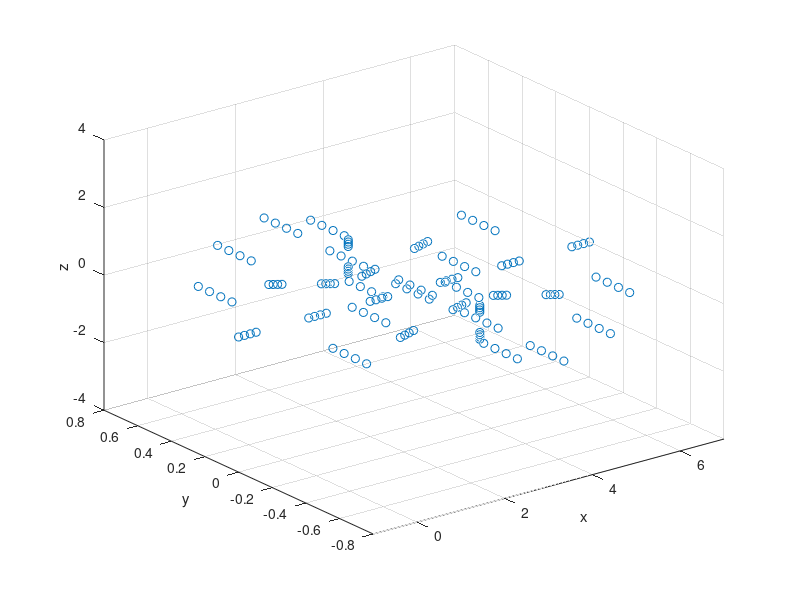

Recreate this plot in MATLAB.
% Mesh generator, ME 280a HW 5
clear all

Nt = 3;                             % number of layers
No = 8;                             % number of elements in theta
Nc = 4;                             % number of elements in circum

if mod(No, 2) ~= 0
    disp('No must be even!')
end

num_nodes_per_elem = 4;             % linear elements

R = 1;                              % radius of each arch
r = 0.3;                            % radius of inner hole
t = 0.2;                            % thickness of the tube wall

layer_thickness = t / (Nt);         % thickness of each ring
angle = (2*pi) / Nc;                % angle in horizontal plane



% global node numbering begins on the inner surface, and moves clockwise
% until reaching the outer surface

% each row represents one coordinate of a global node
coordinates = zeros(Nt * Nc, 3);
Angle = pi / (No / 2);

k = 1; % index for coordinate row
x = 0;
y = 0;
z = 0;

Theta = 0;  % angle in each plane

% find the x-coordinates of the No + 1 slices
x_centers = zeros(1, No + 1);
x_centers(1) = x;

theta_inc = pi / (No / 2);
theta = theta_inc;

% in the first half of the tube
for i = 2:((No/2) + 1)
    x_centers(i) = x_centers(1) + (R + t + r) * (1 - cos(theta));
    theta = theta + theta_inc;
end

% in the second half of the tube
j = i + 1;
second_part_start = x_centers(i);
for l = 2:((No/2) + 1)
    x_centers(j) = second_part_start + x_centers(l);
    j = j + 1;
end



% create a vector of the y-coordinates
z_centers = zeros(1, No + 1);
z_centers(1) = z;
theta = theta_inc;

% in the first half of the tube
for i = 2:((No/2) + 1)
    z_centers(i) = (R + t + r) * sin(theta);
    theta = theta + theta_inc;
end

% in the second half of the tube
j = i + 1;
for l = 2:((No/2) + 1)
    z_centers(j) = - z_centers(l);
    j = j + 1;
end




% mesh in the theta direction
for l = 1:(No + 1)

    % for each plane
    theta = 0;
    dt = 0;

    % meshes in a plane perpendicular to tube axis
    for j = 1:(Nt + 1) % create all layers of rings
        for i = 1:Nc % create a single ring
            
            % x-coordinate
            coordinates(k, 1) = x_centers(l) + (r + dt) * cos(theta);
            
            % compute tilting parameters
            w = sin(pi/2 - Theta) * ((r + dt) * cos(theta)) / sin(pi/2);
            h = w * sin(Theta);
            p = w * cos(Theta);

            % y-coordinate
            coordinates(k, 2) = y + (r + dt) * sin(theta);

            % z-coordinate
            coordinates(k,3) = z_centers(l);
            
            % tilt for each half of the tube
            if l > No/2
                sn = -1;
            else
                sn = 1;
            end
            
            % tilt the z-coordinate for off-symmetric planes
            if find([1, 2, 8], i)
                coordinates(k,3) = coordinates(k,3) - sn*h;
            else
                coordinates(k,3) = coordinates(k,3) + sn*h;
            end
            
            % tilt the symmetric planes (the peaks)
            if (l == 3) || (l == 7)
                if find([1, 2, 8], i)
                    coordinates(k,3) = coordinates(k,3) - ((r + dt) * cos(theta));
                else
                    coordinates(k,3) = coordinates(k,3) + ((r + dt) * cos(theta));
                end
                coordinates(k,1) = x_centers(l);
            end
            
            % tilt the x-coordinate
            if find([1, 2, 8], i)
                coordinates(k,1) = coordinates(k,1) + p;
            else
                coordinates(k,1) = coordinates(k,1) - p;
            end
            
            k = k + 1;
            theta = theta + angle;
        end
        dt = dt + layer_thickness; % reset radius
        theta = 0; % reset angle
    end
    
    % move the angle (along length) and centers for the next plane
    Theta = Theta + Angle;
    x = x + (R + t + r) * (1 - cos(Theta));
    y = y;
    z = z + (R + t + r) * sin(Theta);
end




X = coordinates(:,1);
Y = coordinates(:,2);
Z = coordinates(:,3);

scatter3(X, Y, Z)
span = (max(X)-min(X))/2;
xlim([min(X), max(X)])
zlim([-span, span])
xlabel('x')
ylabel('y')
zlabel('z')

% hold on
% plot3(X, Y, Z, 'k-')
% span = (max(X)-min(X))/2;
% xlim([min(X), max(X)])
% zlim([-span, span])
% xlabel('x')
% ylabel('y')
% zlabel('z')
